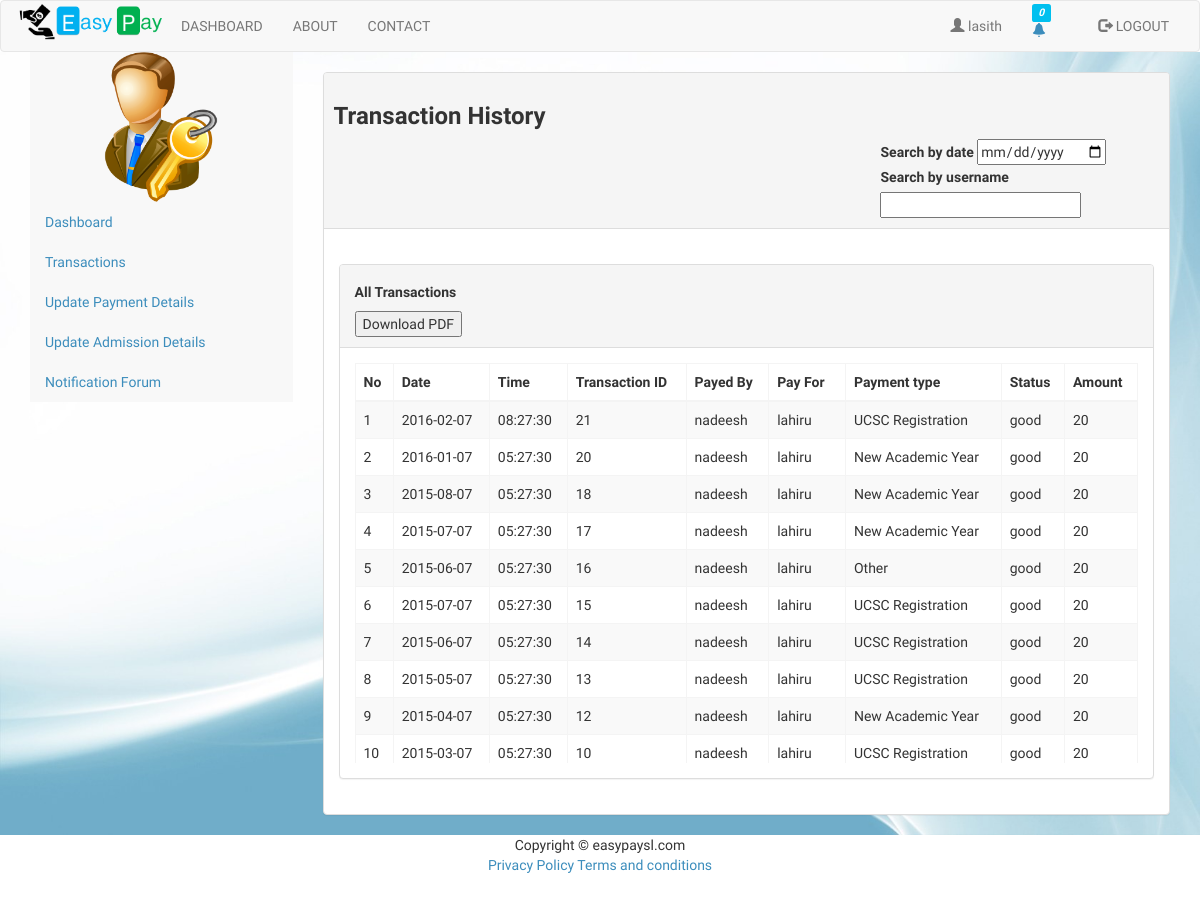
The page /admin_transaction_all.php (signed in) on the database as committed earlier.
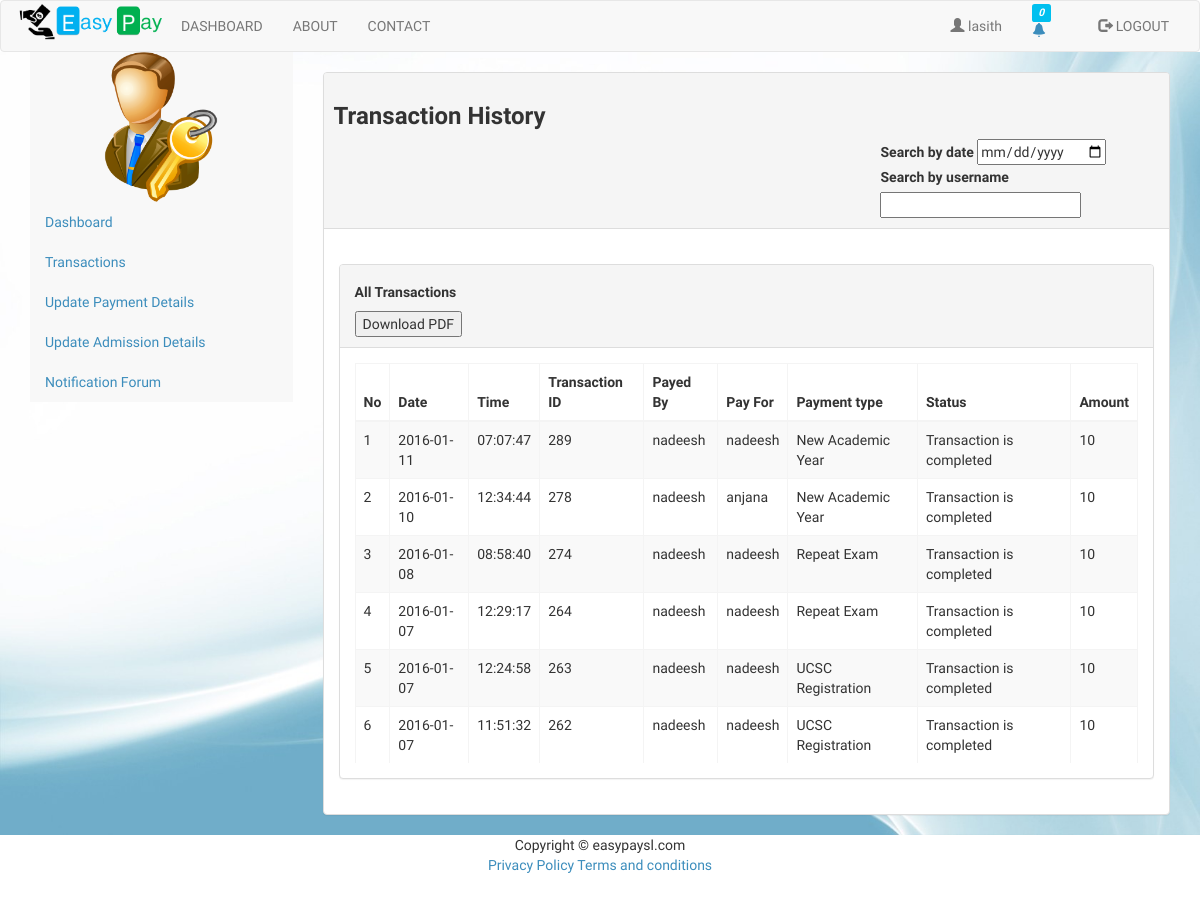
The same page on the database as committed later.
### tables this page shows
CREATE TABLE `transaction` (
  `transactionID` int(10) NOT NULL,
  `payeeID` int(5) NOT NULL,
  `payerID` int(5) NOT NULL,
  `date` date NOT NULL,
  `time` time NOT NULL,
  `statusCode` int(2) NOT NULL,
  `walletRefID` int(20) NOT NULL,
  `statusDescription` varchar(200) NOT NULL,
  `amount` double NOT NULL
);

CREATE TABLE `users` (
  `id` int(11) NOT NULL,
  `username` varchar(20) NOT NULL,
  `password` varchar(64) NOT NULL,
  `indexNumber` varchar(8) DEFAULT NULL,
  `fname` varchar(50) NOT NULL,
  `lname` varchar(50) NOT NULL,
  `email` varchar(50) NOT NULL,
  `phone` varchar(10) NOT NULL,
  `nic` varchar(10) NOT NULL,
  `dob` date NOT NULL,
  `year` int(2) NOT NULL,
  `group` int(11) NOT NULL,
  `active` int(1) DEFAULT '1'
);

### classes/DB.php (called while the page is built, shortened)
<?php
class DB{
    private static $_instance = null;
    private $_pdo_easypay,
        $_pdo_academic,
        $_query,
        $_error = false,
        $_results,
        $_count = 0;
    private function __construct() {
        try {
            $this->_pdo_easypay = new PDO('mysql:host=' . Config::get('mysql/host') . ';dbname=' . Config::get('mysql/db'), Config::get('mysql/username'), Config::get('mysql/password'));
        } catch (PDOException $e) {
            die($e->getMessage());
        }
    }
    public static function getInstance() {
        if (!isset(self::$_instance)) {
            self::$_instance = new DB();
        }
        return self::$_instance;
    }
    public function query($sql, $parms = array()){
        $this->_error = false;
        if ($this->_query = $this->_pdo_easypay->prepare($sql)) {
            $x = 1;
            if (count($parms)) {
                foreach ($parms as $param) {
                    $this->_query->bindValue($x, $param);
                    $x++;
                }
            }
            if ($this->_query->execute()) {
                $this->_results = $this->_query->fetchAll(PDO::FETCH_OBJ);
                $this->_count = $this->_query->rowCount();
            } else {
                $this->_error = true;
            }
        }
        return $this;
    }
    public function action($action, $table, $where = array()) {
        if (count($where) === 3) {
            $operators = array('=', '>', '<', '>=', '<=', 'LIKE', 'NOT LIKE');
            $field      = $where[0];
            $operator   = $where[1];
            $value      = $where[2];
            if (in_array($operator, $operators)) {
                $sql = "{$action} FROM {$table} WHERE {$field} {$operator} ? ";
                if (!$this->query($sql, array($value))->error()) {
                    return $this;
                }
            }
        }
        return false;
    }
    public function get($table, $where)
    {
        return $this->action('SELECT * ', $table, $where);
    }
    public function results(){
        return $this->_results;
    }
    public function error(){
        return $this->_error;
    }
    public  function count(){
        return $this->_count;
    }
}
?>

### classes/Config.php (called while the page is built)
<?php
class Config{
    public static function get($path = null){
        if($path){
            $config = $GLOBALS['config'];
            $path = explode('/', $path);
            foreach($path as $bit){
                 if(isset($config[$bit])){
                     $config = $config[$bit];
                 }
            }
            return $config;
        }
        return false;
    }
}
?>

### admin_transaction_all.php (the view, shortened to what the changed rows need)
<!DOCTYPE html>
<html lang="en">
<head>
    <?php include 'headerScript.php'?>
</head>
<body>
<div class="backgroundImg container-fluid">
    <div id="page-wrapper" class="container col-lg-9" >
        <div id="page-inner">
            <br>
                <div class="panel panel-default">
                    <div class="panel-body">
                        <br>
                    <div class="panel panel-default">
                        <div class="panel-body">
                    <div class="pre-scrollable" style="max-height: 400px">
                        <div class="">
                            <table class="table table-striped table-bordered table-hover">
                                <?php
                                $Alltransactions = DB::getInstance()->query('SELECT * From transaction t,users u WHERE t.payerID = u.id ORDER BY transactionID DESC',array());
                                if(!$Alltransactions->count()){
                                    echo 'No transactions';
                                }else{
                                ?>
                                <thead>
                                <tr>
                                    <th>No</th>
                                    <th>Date</th>
                                    <th>Time</th>
                                    <th>Transaction ID</th>
                                    <th>Payed By</th>
                                    <th>Pay For</th>
                                    <th>Payment type</th>
                                    <th>Status</th>
                                    <th>Amount</th>
                                </tr>
                                </thead>
                                <tbody>
                                <?php
                                $counter = 0;
                                foreach($Alltransactions->results() as $t){
                                    $p1 = DB::getInstance()->get('ucsc_registration',array('transactionID','=',$t->transactionID))->count();
                                    $p2 = DB::getInstance()->get('new_academic_year',array('transactionID','=',$t->transactionID))->count();
                                    $p3 = DB::getInstance()->get('repeat_exam',array('transactionID','=',$t->transactionID))->count();
                                    if($p1>0){
                                        $paymentType = 'UCSC Registration';
                                    }elseif($p2>0){
                                        $paymentType = 'New Academic Year';
                                    }elseif($p3>0){
                                        $paymentType = 'Repeat Exam';
                                    }else{
                                        $paymentType = 'Other';
                                    }
                                    $counter+=1;
                                    echo"<tr>";
                                    echo "<td>".$counter."</td>";
                                    echo "<td>".$t->date."</td>";
                                    echo "<td>".$t->time."</td>";
                                    echo "<td>".$t->transactionID."</td>";
                                    echo "<td>".$t->username."</td>";
                                    $PayeeName = DB::getInstance()->get('users',array('id','=',$t->payeeID))->results()[0]->username;
                                    echo "<td>".$PayeeName."</td>";
                                    echo "<td>".$paymentType."</td>";
                                    echo "<td>".$t->statusDescription."</td>";
                                    echo "<td>".$t->amount."</td>";
                                    echo "</tr>";
                                }
                                }
                                ?>
                                </tbody>
                            </table>
                        </div>
                    </div>
                        </div>
                    </div>
                </div>
                </div>
        </div>
    </div>
</div>
</body>
</html>

Rows that differ between the two databases and show on the page:
removed transaction: date "2016-02-07", time "08:27:30", transactionID "21", users.username "nadeesh", payeeID.username "lahiru", paymentType "UCSC Registration", statusDescription "good", amount "20"
no longer on this page (row edited): transaction: date "2016-01-07", time "05:27:30", transactionID "20", users.username "nadeesh", payeeID.username "lahiru", paymentType "New Academic Year", statusDescription "good", amount "20"
no longer on this page (row edited): transaction: date "2015-08-07", time "05:27:30", transactionID "18", users.username "nadeesh", payeeID.username "lahiru", paymentType "New Academic Year", statusDescription "good", amount "20"
no longer on this page (row edited): transaction: date "2015-07-07", time "05:27:30", transactionID "17", users.username "nadeesh", payeeID.username "lahiru", paymentType "New Academic Year", statusDescription "good", amount "20"
no longer on this page (row edited): transaction: date "2015-06-07", time "05:27:30", transactionID "16", users.username "nadeesh", payeeID.username "lahiru", paymentType "Other", statusDescription "good", amount "20"
no longer on this page (row edited): transaction: date "2015-07-07", time "05:27:30", transactionID "15", users.username "nadeesh", payeeID.username "lahiru", paymentType "UCSC Registration", statusDescription "good", amount "20"
no longer on this page (row edited): transaction: date "2015-06-07", time "05:27:30", transactionID "14", users.username "nadeesh", payeeID.username "lahiru", paymentType "UCSC Registration", statusDescription "good", amount "20"
no longer on this page (row edited): transaction: date "2015-05-07", time "05:27:30", transactionID "13", users.username "nadeesh", payeeID.username "lahiru", paymentType "UCSC Registration", statusDescription "good", amount "20"
no longer on this page (row edited): transaction: date "2015-04-07", time "05:27:30", transactionID "12", users.username "nadeesh", payeeID.username "lahiru", paymentType "New Academic Year", statusDescription "good", amount "20"
no longer on this page (row edited): transaction: date "2015-03-07", time "05:27:30", transactionID "10", users.username "nadeesh", payeeID.username "lahiru", paymentType "UCSC Registration", statusDescription "good", amount "20"
added transaction: date "2016-01-11", time "07:07:47", transactionID "289", users.username "nadeesh", payeeID.username "nadeesh", paymentType "New Academic Year", statusDescription "Transaction is completed", amount "10"
added transaction: date "2016-01-10", time "12:34:44", transactionID "278", users.username "nadeesh", payeeID.username "anjana", paymentType "New Academic Year", statusDescription "Transaction is completed", amount "10"
added transaction: date "2016-01-08", time "08:58:40", transactionID "274", users.username "nadeesh", payeeID.username "nadeesh", paymentType "Repeat Exam", statusDescription "Transaction is completed", amount "10"
added transaction: date "2016-01-07", time "12:29:17", transactionID "264", users.username "nadeesh", payeeID.username "nadeesh", paymentType "Repeat Exam", statusDescription "Transaction is completed", amount "10"
added transaction: date "2016-01-07", time "12:24:58", transactionID "263", users.username "nadeesh", payeeID.username "nadeesh", paymentType "UCSC Registration", statusDescription "Transaction is completed", amount "10"
added transaction: date "2016-01-07", time "11:51:32", transactionID "262", users.username "nadeesh", payeeID.username "nadeesh", paymentType "UCSC Registration", statusDescription "Transaction is completed", amount "10"
